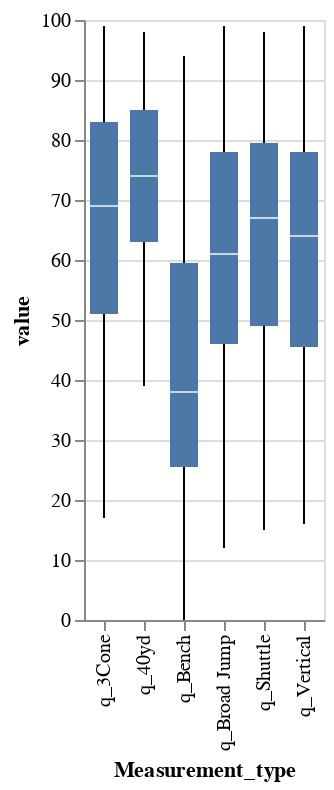

Write notebook code for a chart like this one.
### Code cell
alt.Chart(source.dropna()
).transform_fold(
    list(quantile_cols),
    as_ = ['Measurement_type', 'value']
).mark_boxplot().encode(
    x='Measurement_type:O',
    y='value:Q'
)

### Figure 1 — Vega-Lite specification as saved in the notebook (floating-point values rounded to 4 significant figures; data arrays with more than 128 entries replaced by an {"elided": "..."} marker saying what was removed)
{"config": {"view": {"continuousWidth": 400, "continuousHeight": 300}}, "data": {"name": "data-983305e2cdcea4f9c6b1985384b4390a"}, "mark": "boxplot", "encoding": {"x": {"field": "Measurement_type", "type": "ordinal"}, "y": {"field": "value", "type": "quantitative"}}, "transform": [{"fold": ["q_3Cone", "q_40yd", "q_Bench", "q_Broad Jump", "q_Shuttle", "q_Vertical"], "as": ["Measurement_type", "value"]}], "$schema": "https://vega.github.io/schema/vega-lite/v4.17.0.json", "datasets": {"data-983305e2cdcea4f9c6b1985384b4390a": {"elided": "163 records"}}}
